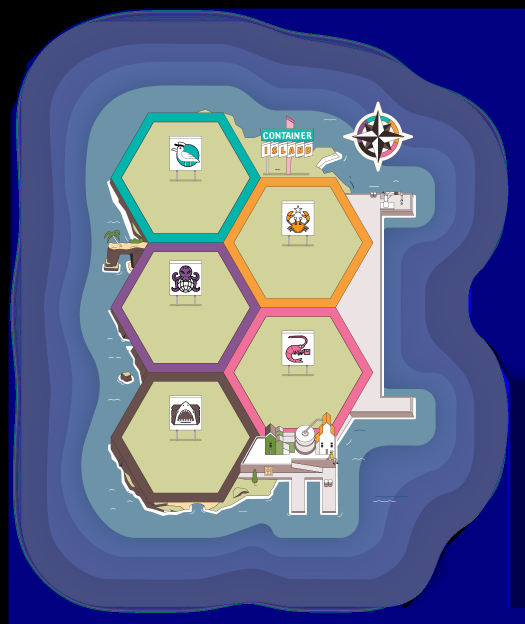
#> input picture games/container-ui/src/lib/images/island.webp, 1049 x 1248 px (shown at 1/2 size)
$ python extract-sea-lines.py --image ../../container-ui/src/lib/images/island.webp
#> lines starting #> are read from the running program, lines starting #| are printed output that depends on the picture; after the words box and inside, x2 and y2 are one past the last pixel; in counts of white or black regions, pixels touching at a corner belong together
#!/usr/bin/env python3
from __future__ import annotations

import argparse
import math
from dataclasses import dataclass
from pathlib import Path

import cv2
import numpy as np
from scipy.interpolate import splprep, splev
from skimage.morphology import skeletonize


NEIGHBORS = [
    (-1, -1),
    (-1, 0),
    (-1, 1),
    (0, -1),
    (0, 1),
    (1, -1),
    (1, 0),
    (1, 1),
]


@dataclass(frozen=True)
class Pix:
    y: int
    x: int


def fmt(v: float) -> str:
    v = round(float(v), 2)
    iv = int(round(v))
    if abs(v - iv) < 1e-9:
        return str(iv)
    s = f"{v:.2f}".rstrip("0").rstrip(".")
    return "0" if s == "-0" else s


def edge_weight(a: Pix, b: Pix) -> float:
    return math.hypot(a.x - b.x, a.y - b.y)


def rdp(points: np.ndarray, eps: float) -> np.ndarray:
    if len(points) < 3:
        return points
    keep = np.zeros(len(points), dtype=bool)
    keep[0] = True
    keep[-1] = True
    stack = [(0, len(points) - 1)]
    while stack:
        i, j = stack.pop()
        a = points[i]
        b = points[j]
        ab = b - a
        lab = np.hypot(ab[0], ab[1])
        if lab < 1e-9:
            continue
        seg = points[i + 1 : j]
        if len(seg) == 0:
            continue
        t = ((seg - a) @ ab) / (lab * lab)
        proj = a + t[:, None] * ab
        d = np.hypot(seg[:, 0] - proj[:, 0], seg[:, 1] - proj[:, 1])
        k = int(np.argmax(d))
        dmax = float(d[k])
        if dmax > eps:
            m = i + 1 + k
            keep[m] = True
            stack.append((i, m))
            stack.append((m, j))
    return points[keep]


def _dedupe_consecutive(points_xy: np.ndarray) -> np.ndarray:
    if len(points_xy) < 2:
        return points_xy
    out = [points_xy[0]]
    for p in points_xy[1:]:
        if np.hypot(*(p - out[-1])) > 1e-6:
            out.append(p)
    return np.asarray(out, dtype=float)


def smooth_points(points_xy: np.ndarray) -> np.ndarray:
    pts = _dedupe_consecutive(points_xy.astype(float))
    n = len(pts)
    if n < 4:
        return pts
    eps = 0.9 if n < 90 else 1.2
    simp = rdp(pts, eps)
    if len(simp) < 4:
        simp = pts
    if len(simp) > 80:
        idx = np.linspace(0, len(simp) - 1, 80)
        simp = simp[np.round(idx).astype(int)]
    try:
        x = simp[:, 0]
        y = simp[:, 1]
        s = max(0.0, len(simp) * 0.12)
        k = min(3, len(simp) - 1)
        tck, _ = splprep([x, y], s=s, k=k)
        m = max(8, min(90, len(simp)))
        uu = np.linspace(0, 1, m)
        xs, ys = splev(uu, tck)
        sm = np.stack([xs, ys], axis=1)
        return rdp(sm, 0.7)
    except Exception:
        return simp


def path_length(points_xy: np.ndarray) -> float:
    if len(points_xy) < 2:
        return 0.0
    return float(np.sum(np.hypot(np.diff(points_xy[:, 0]), np.diff(points_xy[:, 1]))))


def path_midpoint(points_xy: np.ndarray) -> np.ndarray:
    if len(points_xy) == 0:
        return np.array([0.0, 0.0], dtype=float)
    if len(points_xy) == 1:
        return points_xy[0]
    seg = np.hypot(np.diff(points_xy[:, 0]), np.diff(points_xy[:, 1]))
    total = float(np.sum(seg))
    if total < 1e-9:
        return points_xy[len(points_xy) // 2]
    target = 0.5 * total
    acc = 0.0
    for i, d in enumerate(seg):
        if acc + float(d) >= target:
            t = (target - acc) / max(1e-9, float(d))
            return points_xy[i] + t * (points_xy[i + 1] - points_xy[i])
        acc += float(d)
    return points_xy[-1]


def path_label_anchor(points_xy: np.ndarray, offset: float = 10.0) -> tuple[float, float]:
    if len(points_xy) < 2:
        p = path_midpoint(points_xy)
        return float(p[0]), float(p[1])
    p = path_midpoint(points_xy)
    i = int(np.argmin(np.hypot(points_xy[:, 0] - p[0], points_xy[:, 1] - p[1])))
    i0 = max(0, i - 1)
    i1 = min(len(points_xy) - 1, i + 1)
    t = points_xy[i1] - points_xy[i0]
    n = np.array([-t[1], t[0]], dtype=float)
    nn = float(np.hypot(n[0], n[1]))
    if nn < 1e-9:
        return float(p[0]), float(p[1])
    n /= nn
    a = p + offset * n
    return float(a[0]), float(a[1])


def catmull_rom_to_cubic(points: np.ndarray) -> str:
    if len(points) < 2:
        return ""
    if len(points) == 2:
        return f"M {fmt(points[0,0])} {fmt(points[0,1])} L {fmt(points[1,0])} {fmt(points[1,1])}"
    ext = np.vstack([points[0], points, points[-1]])
    out = [f"M {fmt(points[0,0])} {fmt(points[0,1])}"]
    for i in range(1, len(ext) - 2):
        p0, p1, p2, p3 = ext[i - 1], ext[i], ext[i + 1], ext[i + 2]
        c1 = p1 + (p2 - p0) / 6.0
        c2 = p2 - (p3 - p1) / 6.0
        out.append(
            f"C {fmt(c1[0])} {fmt(c1[1])} {fmt(c2[0])} {fmt(c2[1])} {fmt(p2[0])} {fmt(p2[1])}"
        )
    return " ".join(out)


def _cluster_indices(idxs: list[int], tol: int = 3) -> list[tuple[float, int]]:
    if not idxs:
        return []
    idxs = sorted(idxs)
    groups: list[list[int]] = [[idxs[0]]]
    for v in idxs[1:]:
        if abs(v - groups[-1][-1]) <= tol:
            groups[-1].append(v)
        else:
            groups.append([v])
    return [(float(np.mean(g)), len(g)) for g in groups]


def _pick_inner_peak(
    profile: np.ndarray,
    min_strength: float,
    side: str,
    offset: int = 0,
) -> float:
    idxs = [i for i, v in enumerate(profile.tolist()) if v >= min_strength]
    clusters = _cluster_indices(idxs, tol=3)
    if not clusters:
        return float(offset)
    centers = [c[0] for c in clusters]
    # "inner" means farther from outer edge on left/top, closer to outer edge on right/bottom
    if side in ("left", "top"):
        return float(offset + max(centers))
    return float(offset + min(centers))


def detect_board_frame(img_bgr: np.ndarray) -> tuple[float, float, float, float]:
    h, w = img_bgr.shape[:2]
    gray = cv2.cvtColor(img_bgr, cv2.COLOR_BGR2GRAY)
    dark = (gray < 90).astype(np.uint8)

    band = 120
    left_prof = dark[:, :band].mean(axis=0)
    right_prof = dark[:, w - band :].mean(axis=0)
    top_prof = dark[:band, :].mean(axis=1)
    bot_prof = dark[h - band :, :].mean(axis=1)

    # tune for border lines that span most of the board width/height
    x_left = _pick_inner_peak(left_prof, min_strength=0.80, side="left", offset=0)
    x_right = _pick_inner_peak(right_prof, min_strength=0.80, side="right", offset=w - band)
    y_top = _pick_inner_peak(top_prof, min_strength=0.80, side="top", offset=0)
    y_bottom = _pick_inner_peak(bot_prof, min_strength=0.80, side="bottom", offset=h - band)

    # sanity fallback
    if x_right - x_left < 2000 or y_bottom - y_top < 900:
        x_left, y_top, x_right, y_bottom = 30.0, 30.0, float(w - 30), float(h - 30)
    return x_left, y_top, x_right, y_bottom


def build_blue_mask(
    img_bgr: np.ndarray,
    component_area_min: int,
    morph_kernel: int,
    open_iters: int,
    close_iters: int,
    h_min: int,
    h_max: int,
    s_min: int,
    s_max: int,
    v_min: int,
    v_max: int,
) -> np.ndarray:
    hsv = cv2.cvtColor(img_bgr, cv2.COLOR_BGR2HSV)
    low = np.array([h_min, s_min, v_min], dtype=np.uint8)
    high = np.array([h_max, s_max, v_max], dtype=np.uint8)
    mask = cv2.inRange(hsv, low, high)
    k = max(1, int(morph_kernel))
    kernel = np.ones((k, k), np.uint8)
    if close_iters > 0:
        mask = cv2.morphologyEx(mask, cv2.MORPH_CLOSE, kernel, iterations=close_iters)
    if open_iters > 0:
        mask = cv2.morphologyEx(mask, cv2.MORPH_OPEN, kernel, iterations=open_iters)

    num, labels, stats, _ = cv2.connectedComponentsWithStats((mask > 0).astype(np.uint8), connectivity=8)
    keep = np.zeros_like(mask)
    for i in range(1, num):
        area = int(stats[i, cv2.CC_STAT_AREA])
        if area >= component_area_min:
            keep[labels == i] = 255
    return keep


def pix_neighbors(p: Pix, pixset: set[Pix]) -> list[Pix]:
    out: list[Pix] = []
    for dy, dx in NEIGHBORS:
        q = Pix(p.y + dy, p.x + dx)
        if q in pixset:
            out.append(q)
    return out


def _edge_key(a: Pix, b: Pix) -> tuple[Pix, Pix]:
    return (a, b) if (a.x, a.y) <= (b.x, b.y) else (b, a)


def _trace_from(
    start: Pix,
    nxt: Pix,
    neighbors: dict[Pix, list[Pix]],
    key_nodes: set[Pix],
    visited: set[tuple[Pix, Pix]],
) -> list[Pix]:
    chain = [start, nxt]
    visited.add(_edge_key(start, nxt))
    prev = start
    cur = nxt
    max_steps = 30000
    steps = 0
    while steps < max_steps:
        steps += 1
        if cur in key_nodes and cur != start:
            break
        cand = [q for q in neighbors[cur] if q != prev]
        if not cand:
            break
        unvisited = [q for q in cand if _edge_key(cur, q) not in visited]
        q = sorted(unvisited or cand, key=lambda p: (p.x, p.y))[0]
        e = _edge_key(cur, q)
        if e in visited and q != chain[0]:
            break
        chain.append(q)
        visited.add(e)
        prev, cur = cur, q
        if cur == chain[0]:
            break
    return chain


def extract_branch_paths(skel: np.ndarray) -> list[np.ndarray]:
    ys, xs = np.where(skel > 0)
    pixset = set(Pix(int(y), int(x)) for y, x in zip(ys, xs))
    if not pixset:
        return []

    neighbors = {p: pix_neighbors(p, pixset) for p in pixset}
    deg = {p: len(neighbors[p]) for p in pixset}
    key_nodes = {p for p, d in deg.items() if d != 2}
    visited: set[tuple[Pix, Pix]] = set()
    raw_chains: list[list[Pix]] = []

    # First pass: maximal chains between key nodes (junctions/endpoints).
    for k in sorted(key_nodes, key=lambda p: (p.x, p.y)):
        for n in sorted(neighbors[k], key=lambda p: (p.x, p.y)):
            if _edge_key(k, n) in visited:
                continue
            raw_chains.append(_trace_from(k, n, neighbors, key_nodes, visited))

    # Second pass: any remaining degree-2 cycles/components not touched in pass one.
    for a in sorted(pixset, key=lambda p: (p.x, p.y)):
        for b in sorted(neighbors[a], key=lambda p: (p.x, p.y)):
            if _edge_key(a, b) in visited:
                continue
            raw_chains.append(_trace_from(a, b, neighbors, key_nodes, visited))

    paths: list[np.ndarray] = []
    for chain in raw_chains:
        if len(chain) < 3:
            continue
        pts = np.array([(p.x, p.y) for p in chain], dtype=float)
        sm = smooth_points(pts)
        if len(sm) < 3:
            continue
        paths.append(sm)

    # De-duplicate by endpoint/center/length rough key
    uniq: list[np.ndarray] = []
    keys: set[tuple[tuple[int, int], tuple[int, int], int, int, int]] = set()
    for p in paths:
        s = (int(round(p[0, 0] / 2)), int(round(p[0, 1] / 2)))
        e = (int(round(p[-1, 0] / 2)), int(round(p[-1, 1] / 2)))
        if s > e:
            s, e = e, s
        cx = int(round(float(np.mean(p[:, 0])) / 8.0))
        cy = int(round(float(np.mean(p[:, 1])) / 8.0))
        ln = int(round(path_length(p) / 4.0))
        k = (s, e, cx, cy, ln)
        if k in keys:
            continue
        keys.add(k)
        uniq.append(p)

    # stable order
    uniq.sort(key=lambda arr: (float(np.mean(arr[:, 0])), float(np.mean(arr[:, 1]))))
    return uniq


def main() -> None:
    parser = argparse.ArgumentParser()
    parser.add_argument("--image", default="games/indonesia-ui/src/lib/images/indo_map_sm.jpg")
    parser.add_argument("--out-svg", default="games/indonesia-ui/src/lib/images/sea_lines_boardedge_curved.svg")
    parser.add_argument(
        "--out-txt",
        default="games/indonesia-ui/src/lib/images/sea_lines_boardedge_curved_paths.txt",
    )
    parser.add_argument(
        "--out-debug",
        default="games/indonesia-ui/src/lib/images/sea_lines_boardedge_curved_debug.png",
    )
    parser.add_argument(
        "--out-labeled-svg",
        default="games/indonesia-ui/src/lib/images/sea_lines_boardedge_curved_labeled.svg",
    )
    parser.add_argument(
        "--out-labeled-png",
        default="games/indonesia-ui/src/lib/images/sea_lines_boardedge_curved_labeled.png",
    )
    parser.add_argument(
        "--out-labeled-dark-png",
        default="games/indonesia-ui/src/lib/images/sea_lines_boardedge_curved_labeled_dark.png",
    )
    parser.add_argument(
        "--out-report",
        default="games/indonesia-ui/src/lib/images/sea_lines_boardedge_curved_labeled_report.txt",
    )
    parser.add_argument(
        "--out-mask",
        default="games/indonesia-ui/src/lib/images/sea_lines_boardedge_mask_preview.png",
    )
    parser.add_argument("--component-area-min", type=int, default=240)
    parser.add_argument("--segment-length-min", type=float, default=18.0)
    parser.add_argument("--morph-kernel", type=int, default=3)
    parser.add_argument("--open-iters", type=int, default=1)
    parser.add_argument("--close-iters", type=int, default=2)
    parser.add_argument("--h-min", type=int, default=78)
    parser.add_argument("--h-max", type=int, default=116)
    parser.add_argument("--s-min", type=int, default=8)
    parser.add_argument("--s-max", type=int, default=170)
    parser.add_argument("--v-min", type=int, default=90)
    parser.add_argument("--v-max", type=int, default=250)
    args = parser.parse_args()

    image_path = Path(args.image)
    out_svg = Path(args.out_svg)
    out_txt = Path(args.out_txt)
    out_dbg = Path(args.out_debug)
    out_labeled_svg = Path(args.out_labeled_svg)
    out_labeled_png = Path(args.out_labeled_png)
    out_labeled_dark_png = Path(args.out_labeled_dark_png)
    out_report = Path(args.out_report)
    out_mask = Path(args.out_mask)

    img = cv2.imread(str(image_path))
#> img is the input picture: shape (1248, 1049, 3); mean B, G, R 141.1, 107.2, 98.3
    if img is None:
        raise SystemExit(f"failed to read image: {image_path}")
    h, w = img.shape[:2]

    frame = detect_board_frame(img)
#> in detect_board_frame, `gray = cv2.cvtColor(img_bgr, cv2.COLOR_BGR2GRAY)`:
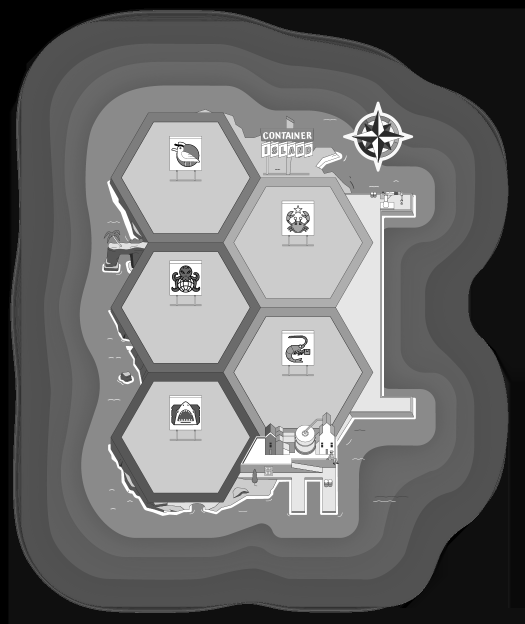
#> gray: shape (1248, 1049) (shown at 1/2 size); min 0, max 255, mean 108.5
#> in detect_board_frame, `dark = (gray < 90).astype(np.uint8)`:
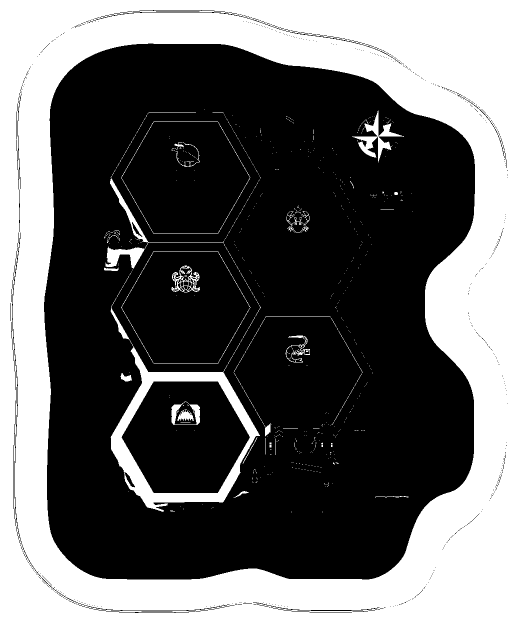
#> dark: shape (1248, 1049) (shown at 1/2 size); values 0 (black) and 1 (white), 39.9% white; 730 white regions (696 under 20 px), largest, box (x1, y1, x2, y2) and area: (0, 0, 1049, 1248) 489306, (221, 596, 520, 1024) 18319, (211, 352, 449, 538) 3210
#> in detect_board_frame, `left_prof = dark[:, :band].mean(axis=0)`: left_prof = 120 values, max 1 at index 0, min 0.25 at index 119, mean 0.857
#> in detect_board_frame, `right_prof = dark[:, w - band :].mean(axis=0)`: right_prof = 120 values, max 1 at index 87, min 0.666 at index 0, mean 0.952
#> in detect_board_frame, `top_prof = dark[:band, :].mean(axis=1)`: top_prof = 120 values, max 1 at index 0, min 0.644 at index 119, mean 0.914
#> in detect_board_frame, `bot_prof = dark[h - band :, :].mean(axis=1)`: bot_prof = 120 values, max 1 at index 98, min 0.38 at index 0, mean 0.858
#> in _pick_inner_peak, `idxs = [i for i, v in enumerate(profile.tolist()) if v >= min_strength]`: idxs = 95 values from 0 to 94
#> in _cluster_indices, `groups: list[list[int]] = [[idxs[0]]]`: groups = [[0]]
#> the loop in _cluster_indices, `for v in idxs[1:]:` made 94 passes
#> after the loop in _cluster_indices, `for v in idxs[1:]:`: groups = 1 item
#> in _pick_inner_peak, `clusters = _cluster_indices(idxs, tol=3)`: clusters = [(47, 95)]
#> in _pick_inner_peak, `centers = [c[0] for c in clusters]`: centers = [47]
#> in detect_board_frame, `x_left = _pick_inner_peak(left_prof, min_strength=0.80, side="left", o..`: x_left = 47
#> the loop in _cluster_indices (call 2), `for v in idxs[1:]:` made 101 passes
#> in detect_board_frame, `x_right = _pick_inner_peak(right_prof, min_strength=0.80, side="right"..`: x_right = 997.5
#> in detect_board_frame, `y_top = _pick_inner_peak(top_prof, min_strength=0.80, side="top", offs..`: y_top = 45
#> in detect_board_frame, `y_bottom = _pick_inner_peak(bot_prof, min_strength=0.80, side="bottom"..`: y_bottom = 1202.3
#> frame = (30, 30, 1019, 1218)
    blue = build_blue_mask(
        img,
        args.component_area_min,
        args.morph_kernel,
        args.open_iters,
        args.close_iters,
        args.h_min,
        args.h_max,
        args.s_min,
        args.s_max,
        args.v_min,
        args.v_max,
    )
#> in build_blue_mask, `mask = cv2.inRange(hsv, low, high)`:
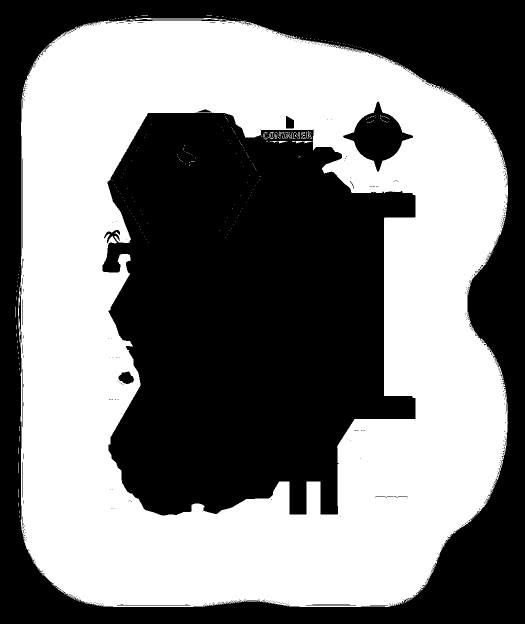
#> mask: shape (1248, 1049) (shown at 1/2 size); 49.3% white; 298 white regions (284 under 20 px), largest, box (x1, y1, x2, y2) and area: (42, 42, 1016, 1214) 643777, (245, 36, 459, 41) 431, (36, 565, 41, 695) 239
#> in build_blue_mask, `mask = cv2.morphologyEx(mask, cv2.MORPH_CLOSE, kernel, iterations=clos..`:
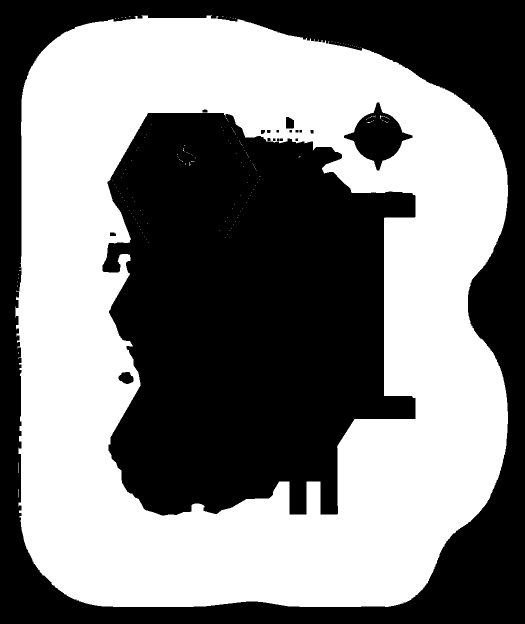
#> mask: shape (1248, 1049) (shown at 1/2 size); 49.9% white; 169 white regions (167 under 20 px), largest, box (x1, y1, x2, y2) and area: (31, 31, 1016, 1214) 652830, (36, 925, 37, 946) 21
#> in build_blue_mask, `num, labels, stats, _ = cv2.connectedComponentsWithStats((mask > 0).as..`:
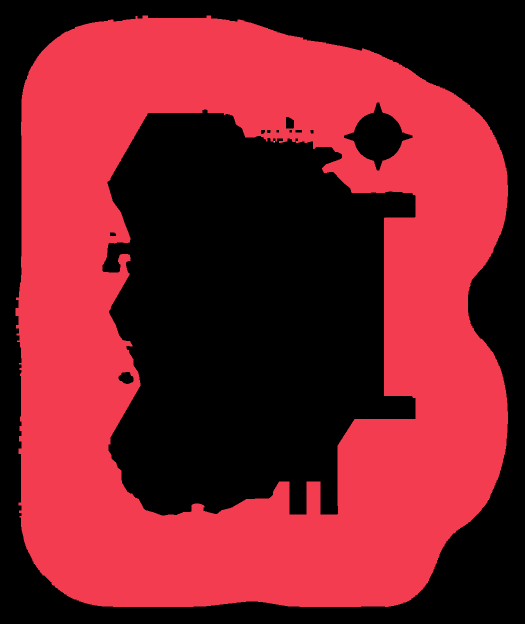
#> labels: shape (1248, 1049) int32 (shown at 1/2 size); 3 distinct labels, from 0 to 2; one colour per label, 0 black
#> in build_blue_mask, `num, labels, stats, _ = cv2.connectedComponentsWithStats((mask > 0).as..`: num = 3; stats = [[0, 0, 1049, 1248, 656511], [31, 31, 985, 1183, 652632], [547, 282, 3, 3, 9]]
#> the loop in build_blue_mask, `for i in range(1, num):` made 2 passes
#> area on pass 1: 652632
    cv2.imwrite(str(out_mask), blue)
    skel = skeletonize((blue > 0)).astype(np.uint8)
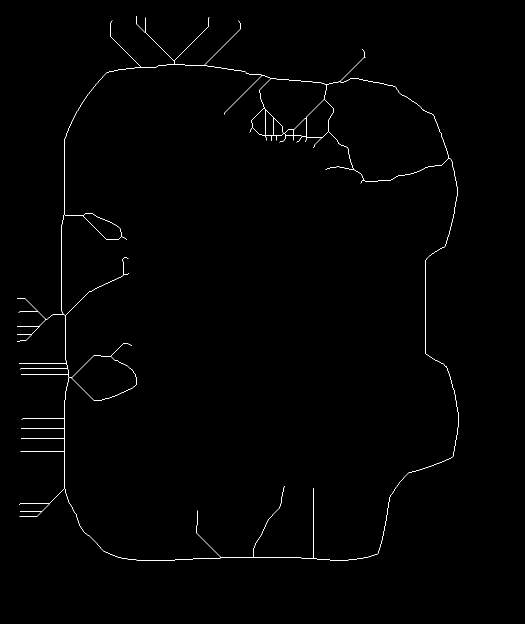
#> skel: shape (1248, 1049) (shown at 1/2 size); values 0 (black) and 1 (white), 0.53% white in thin lines or dots, all inside (x1, y1, x2, y2) = (34, 32, 918, 1122)
    paths = extract_branch_paths(skel)
#> in extract_branch_paths, `ys, xs = np.where(skel > 0)`: ys = 6922 values from 32 to 1121; xs = 6922 values, max 917 at index 4848, min 34 at index 3449, mean 422.1
#> in extract_branch_paths, `pixset = set(Pix(int(y), int(x)) for y, x in zip(ys, xs))`: pixset = 6922 items
#> (the rest of the program and of its run is left out)
